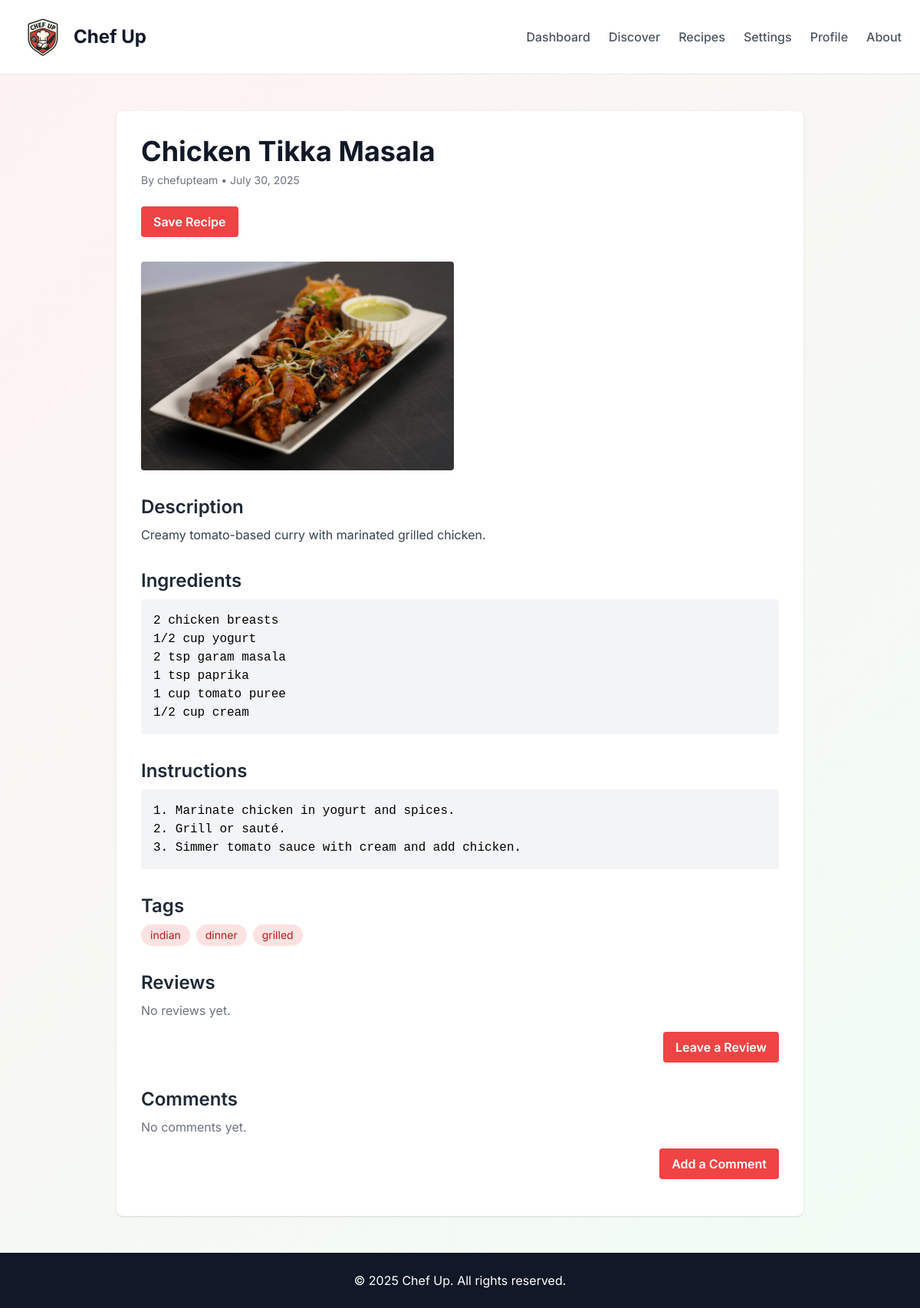
The app's page /recipe/18/ (signed in) with its own data.
### application/models.py (models this page shows)
class Recipe(models.Model):
    title = models.CharField(max_length=255)
    description = models.TextField()
    ingredients = models.TextField()
    instructions = models.TextField()
    created_at = models.DateTimeField(auto_now_add=True)
    updated_at = models.DateTimeField(auto_now=True)
    author = models.ForeignKey(User, on_delete=models.CASCADE, related_name='recipes')
    is_public = models.BooleanField(default=True)

class RecipeImage(models.Model):
    recipe = models.ForeignKey(Recipe, on_delete=models.CASCADE, related_name='images')
    image = models.ImageField(upload_to='recipe_images/')
    uploaded_at = models.DateTimeField(auto_now_add=True)

class RecipeTag(models.Model):
    recipe = models.ForeignKey(Recipe, on_delete=models.CASCADE)
    tag = models.ForeignKey(Tag, on_delete=models.CASCADE)

class Tag(models.Model):
    name = models.CharField(max_length=50, unique=True)

### application/views.py (the view)
# urls.py: path('recipe/<int:recipe_id>/', views.recipe_detail, name='recipe_detail')
@login_required
def recipe_detail(request, recipe_id):
    recipe = get_object_or_404(
        Recipe.objects.select_related('author').prefetch_related('images', 'reviews', 'comments', 'recipetag_set__tag'),
        id=recipe_id
    )
    if not recipe.is_public and recipe.author != request.user:
        return redirect('discover')
    return render(request, 'recipe.html', {'recipe': recipe})

### application/templates/recipe.html (shortened to what this page needs)
{% load static %}
<!DOCTYPE html>
<html lang="en">
<head>
  <script src="https://cdn.tailwindcss.com"></script>
</head>
<body class="min-h-screen flex flex-col hero-gradient">
  <nav class="bg-white border-b border-gray-200 px-6 py-4">
    <div class="max-w-7xl mx-auto flex justify-between items-center">
      <div class="flex items-center space-x-2">
        <div class="w-16 h-16">
          <img src="{% static 'images/logo.png' %}" alt="Chef Up Logo" class="w-full h-full object-contain" />
        </div>
        <h1 class="text-2xl font-bold text-gray-900">
          <a href="{% url 'index' %}">Chef Up</a>
        </h1>
      </div>
      {% if user.is_authenticated %}
      <div class="flex space-x-6 text-gray-600">
        <a href="{% url 'dashboard' %}" class="hover:text-red-500 font-medium">Dashboard</a>
        <a href="{% url 'discover' %}" class="hover:text-red-500 font-medium">Discover</a>
        <a href="{% url 'post' %}" class="hover:text-red-500 font-medium">Recipes</a>
        <a href="{% url 'settings' %}" class="hover:text-red-500 font-medium">Settings</a>
        <a href="{% url 'profile' user.username %}" class="hover:text-red-500 font-medium">Profile</a>
        <a href="{% url 'about' %}" class="hover:text-red-500 font-medium">About</a>
      </div>
      {% endif %}
    </div>
  </nav>
  <main class="flex-grow px-6 py-12">
    <div class="max-w-4xl mx-auto bg-white shadow rounded-lg p-8">
      <h1 class="text-4xl font-bold text-gray-900 mb-2">{{ recipe.title }}</h1>
      <p class="text-sm text-gray-500 mb-6">
        By {{ recipe.author.username }} • {{ recipe.created_at|date:"F j, Y" }}
      </p>
      <div class="mb-8">
        <button
          class="px-4 py-2 bg-red-500 text-white font-semibold rounded hover:bg-red-600 transition"
          title="Save feature coming soon!">
          Save Recipe
        </button>
      </div>
      {% if recipe.images.exists %}
        <div class="grid grid-cols-1 md:grid-cols-2 gap-4 mb-8">
          {% for image in recipe.images.all %}
            <img
              src="{{ image.image.url }}"
              alt="{{ recipe.title }}"
              class="rounded shadow object-cover w-full max-h-96 mx-auto"
            />          {% endfor %}
        </div>
      {% endif %}
      <section class="mb-8">
        <h2 class="text-2xl font-semibold text-gray-800 mb-2">Description</h2>
        <p class="text-gray-700">{{ recipe.description }}</p>
      </section>
      <section class="mb-8">
        <h2 class="text-2xl font-semibold text-gray-800 mb-2">Ingredients</h2>
        <pre class="bg-gray-100 p-4 rounded whitespace-pre-wrap">{{ recipe.ingredients }}</pre>
      </section>
      <section class="mb-8">
        <h2 class="text-2xl font-semibold text-gray-800 mb-2">Instructions</h2>
        <pre class="bg-gray-100 p-4 rounded whitespace-pre-wrap">{{ recipe.instructions }}</pre>
      </section>
      {% if recipe.recipetag_set.exists %}
        <section class="mb-8">
          <h2 class="text-2xl font-semibold text-gray-800 mb-2">Tags</h2>
          <div class="flex flex-wrap gap-2">
            {% for recipe_tag in recipe.recipetag_set.all %}
              <span class="bg-red-100 text-red-700 px-3 py-1 rounded-full text-sm">{{ recipe_tag.tag.name }}</span>
            {% endfor %}
          </div>
        </section>
      {% endif %}
      <section class="mb-8">
        <h2 class="text-2xl font-semibold text-gray-800 mb-2">Reviews</h2>
        {% for review in recipe.reviews.all %}
          <div class="bg-gray-50 border border-gray-200 rounded p-4 mb-4">
            <div class="flex justify-between mb-1">
              <span class="font-semibold">{{ review.user.username }}</span>
              <span class="text-yellow-500">{{ review.rating }}★</span>
            </div>
            <p class="text-gray-600 text-sm">{{ review.created_at|date:"F j, Y" }}</p>
            <p class="mt-1">{{ review.comment }}</p>
          </div>
        {% empty %}
          <p class="text-gray-500">No reviews yet.</p>
        {% endfor %}
        {% if user.is_authenticated %}
        <div class="mt-4 text-right">
          <button
            class="px-4 py-2 bg-red-500 text-white font-semibold rounded hover:bg-red-600 transition"
            title="Review feature coming soon!">
            Leave a Review
          </button>
        </div>
        {% endif %}
      </section>
      <section class="mb-4">
        <h2 class="text-2xl font-semibold text-gray-800 mb-2">Comments</h2>
        {% for comment in recipe.comments.all %}
          <div class="bg-white border border-gray-200 rounded p-4 mb-4">
            <p class="font-semibold text-gray-900">{{ comment.user.username }}</p>
            <p class="text-sm text-gray-600">{{ comment.created_at|date:"F j, Y" }}</p>
            <p class="mt-2 text-gray-700">{{ comment.content }}</p>
          </div>
        {% empty %}
          <p class="text-gray-500">No comments yet.</p>
        {% endfor %}
        {% if user.is_authenticated %}
        <div class="mt-4 text-right">
          <button
            class="px-4 py-2 bg-red-500 text-white font-semibold rounded hover:bg-red-600 transition"
            title="Comment feature coming soon!">
            Add a Comment
          </button>
        </div>
        {% endif %}
      </section>
    </div>
  </main>
  <footer class="bg-gray-900 text-white py-6 text-center">
    <p>&copy; 2025 Chef Up. All rights reserved.</p>
  </footer>
</body>
</html>

### application/templates/recipe.html (style rules this page uses)
body { font-family: 'Inter', sans-serif; }
.hero-gradient { background: linear-gradient(135deg, #fef2f2 0%, #f0fdf4 100%); }

### records on screen
Recipe: title "Chicken Tikka Masala", author.username "chefupteam", created_at "July 30, 2025", description "Creamy tomato-based curry with marinated grilled chicken.", ingredients "2 chicken breasts 1/2 cup yogurt 2 tsp garam masala 1 tsp paprika 1 cup tomato puree 1/2 cup cream", instructions "1. Marinate chicken in yogurt and spices. 2. Grill or sauté. 3. Simmer tomato sauce with cream and add chicken."
RecipeImage: image (picture)
RecipeTag: tag.name "indian"
RecipeTag: tag.name "dinner"
RecipeTag: tag.name "grilled"
